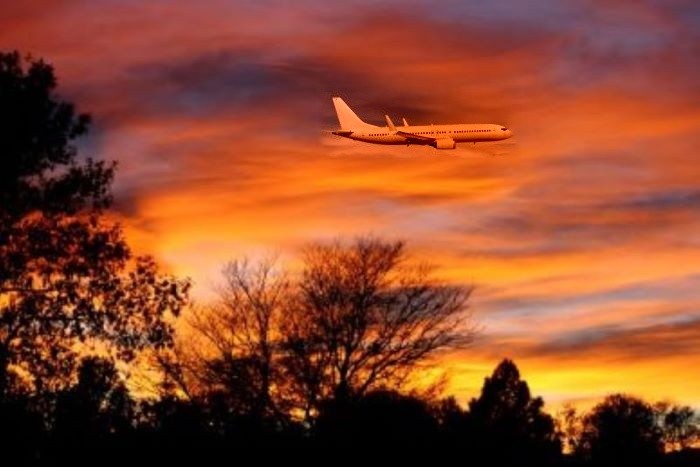
#> input picture images/SC_example.jpg, 700 x 467 px
$ python read_image.py
#> lines starting #> are read from the running program, lines starting #| are printed output that depends on the picture; after the words box and inside, x2 and y2 are one past the last pixel; in counts of white or black regions, pixels touching at a corner belong together
# -*- coding: utf-8 -*-
"""
Created on Wed Jul  1 15:08:24 2020

@author: anyaj
"""

import cv2
import numpy as np
import matplotlib.pyplot as plt

img=cv2.imread("images/SC_example.jpg",1)
#> img is the input picture: shape (467, 700, 3); mean B, G, R 44.2, 71.6, 141.3
#cv2.imwrite("flowercopy.jpg", img)
#cv2.imshow('Flower Image',img)
#plt.imshow(img)
#flip colour order to RGB
b, g, r = cv2.split(img)
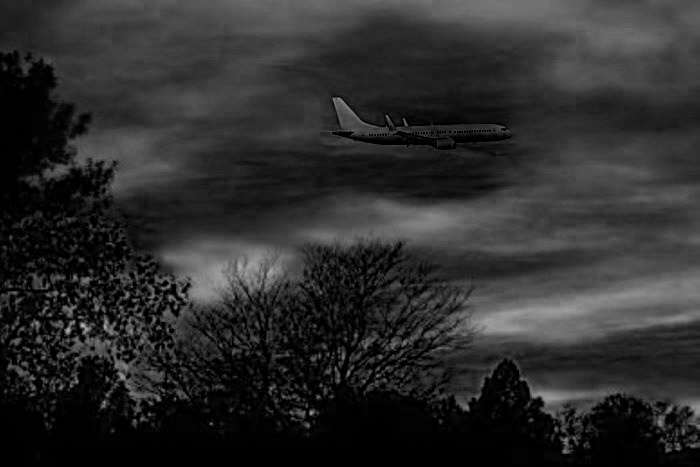
#> b: shape (467, 700); min 0, max 189, mean 44.2
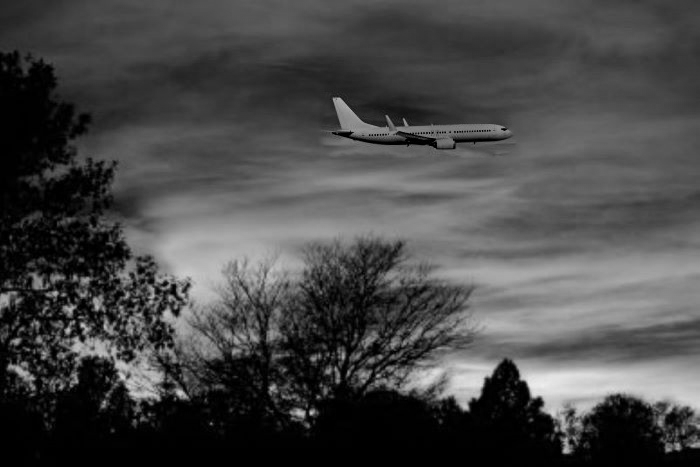
#> g: shape (467, 700); min 0, max 238, mean 71.6
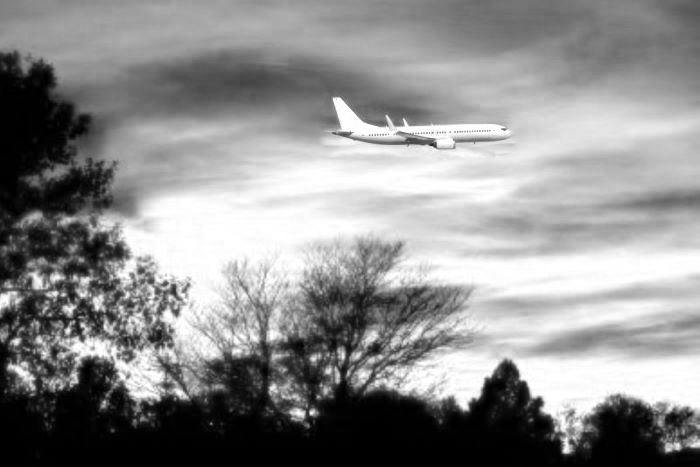
#> r: shape (467, 700); min 0, max 255, mean 141.3
img2 = cv2.merge([r, g, b])
plt.imshow(img2)
#another way to do this is
plt.imshow(cv2.cvtColor(img, cv2.COLOR_BGR2RGB))

# If we want to get the dimensions of the image we use img.shape
# It will tell us the number of rows, columns, and channels
dimensions = img.shape
#> dimensions = (467, 700, 3)
print(dimensions)
#| (467, 700, 3)

# We can obtain a total number of elements by using img.size
total_number_of_elements= img.size
#> total_number_of_elements = 980700
print(total_number_of_elements)
#| 980700

# Image data type is obtained by img.dtype
image_dtype = img.dtype
print(image_dtype)
#| uint8

# To get the value of the pixel (x=50, y=50), we would use the following code
(b, g, r) = img[50, 50]
#> b = 39; g = 53; r = 149
print("Pixel at (50, 50) - Red: {}, Green: {}, Blue: {}".format(r,g,b))
#| Pixel at (50, 50) - Red: 149, Green: 53, Blue: 39

# We changed the pixel color to red
img[50, 50] = (0, 0, 255)
#> img: shape (467, 700, 3); under 0.01% of pixels changed, all inside (x1, y1, x2, y2) = (50, 50, 51, 51)

# Displaying updated image
plt.imshow(cv2.cvtColor(img, cv2.COLOR_BGR2RGB))
plt.title('Updated')

# Using indexing we modified a whole region rather than one pixel
# For the top-left corner of the image, we can rewrite
# the color channels in folowing way:
img[0:150, 0:300] = [0,255,0]
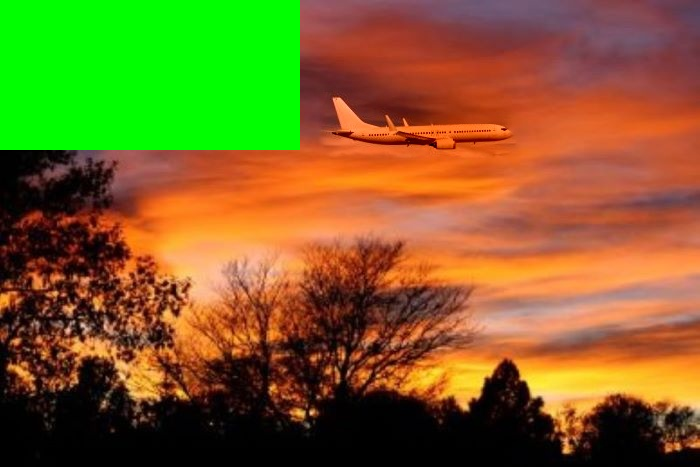
#> img: shape (467, 700, 3); mean B, G, R 36.9, 99.2, 124.6
plt.imshow(cv2.cvtColor(img, cv2.COLOR_BGR2RGB))
plt.title('Updated')

#cv2.imshow("flower", img)
cv2.waitKey(0)
cv2.destroyAllWindows()
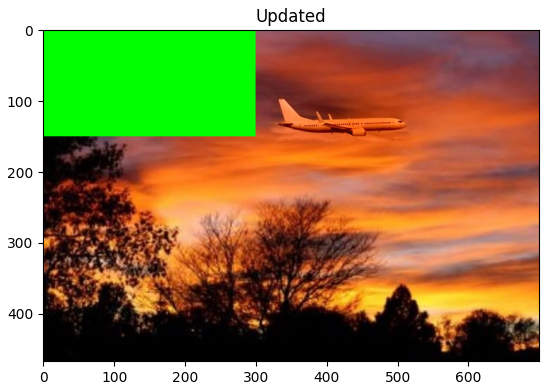
#> figure drawn by matplotlib, 1 panel
